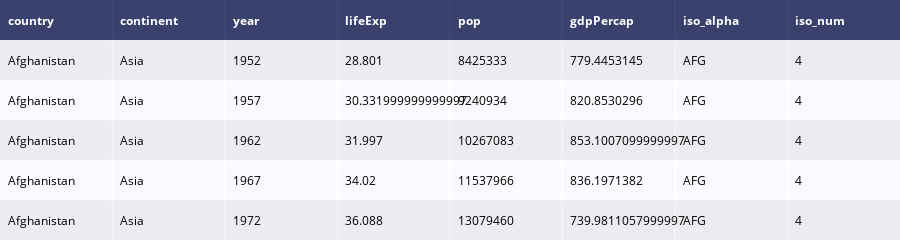

The notebook cell saved with this chart:
### Code cell
create_table(gapminder.head())

### Figure 1 — Plotly figure (JSON) as saved in the notebook; plotly's stock layout.template omitted (floating-point values rounded to 4 significant figures)
{"data": [{"colorscale": [[0, "#00083e"], [0.5, "#ededee"], [1, "#ffffff"]], "hoverinfo": "none", "opacity": 0.75, "showscale": false, "type": "heatmap", "z": [[0, 0, 0, 0, 0, 0, 0, 0], [0.5, 0.5, 0.5, 0.5, 0.5, 0.5, 0.5, 0.5], [1, 1, 1, 1, 1, 1, 1, 1], [0.5, 0.5, 0.5, 0.5, 0.5, 0.5, 0.5, 0.5], [1, 1, 1, 1, 1, 1, 1, 1], [0.5, 0.5, 0.5, 0.5, 0.5, 0.5, 0.5, 0.5]]}], "layout": {"annotations": [{"align": "left", "font": {"color": "#ffffff"}, "showarrow": false, "text": "<b>country</b>", "x": -0.45, "xanchor": "left", "xref": "x", "y": 0, "yref": "y"}, {"align": "left", "font": {"color": "#ffffff"}, "showarrow": false, "text": "<b>continent</b>", "x": 0.55, "xanchor": "left", "xref": "x", "y": 0, "yref": "y"}, {"align": "left", "font": {"color": "#ffffff"}, "showarrow": false, "text": "<b>year</b>", "x": 1.55, "xanchor": "left", "xref": "x", "y": 0, "yref": "y"}, {"align": "left", "font": {"color": "#ffffff"}, "showarrow": false, "text": "<b>lifeExp</b>", "x": 2.55, "xanchor": "left", "xref": "x", "y": 0, "yref": "y"}, {"align": "left", "font": {"color": "#ffffff"}, "showarrow": false, "text": "<b>pop</b>", "x": 3.55, "xanchor": "left", "xref": "x", "y": 0, "yref": "y"}, {"align": "left", "font": {"color": "#ffffff"}, "showarrow": false, "text": "<b>gdpPercap</b>", "x": 4.55, "xanchor": "left", "xref": "x", "y": 0, "yref": "y"}, {"align": "left", "font": {"color": "#ffffff"}, "showarrow": false, "text": "<b>iso_alpha</b>", "x": 5.55, "xanchor": "left", "xref": "x", "y": 0, "yref": "y"}, {"align": "left", "font": {"color": "#ffffff"}, "showarrow": false, "text": "<b>iso_num</b>", "x": 6.55, "xanchor": "left", "xref": "x", "y": 0, "yref": "y"}, {"align": "left", "font": {"color": "#000000"}, "showarrow": false, "text": "Afghanistan", "x": -0.45, "xanchor": "left", "xref": "x", "y": 1, "yref": "y"}, {"align": "left", "font": {"color": "#000000"}, "showarrow": false, "text": "Asia", "x": 0.55, "xanchor": "left", "xref": "x", "y": 1, "yref": "y"}, {"align": "left", "font": {"color": "#000000"}, "showarrow": false, "text": "1952", "x": 1.55, "xanchor": "left", "xref": "x", "y": 1, "yref": "y"}, {"align": "left", "font": {"color": "#000000"}, "showarrow": false, "text": "28.801", "x": 2.55, "xanchor": "left", "xref": "x", "y": 1, "yref": "y"}, {"align": "left", "font": {"color": "#000000"}, "showarrow": false, "text": "8425333", "x": 3.55, "xanchor": "left", "xref": "x", "y": 1, "yref": "y"}, {"align": "left", "font": {"color": "#000000"}, "showarrow": false, "text": "779.4453145", "x": 4.55, "xanchor": "left", "xref": "x", "y": 1, "yref": "y"}, {"align": "left", "font": {"color": "#000000"}, "showarrow": false, "text": "AFG", "x": 5.55, "xanchor": "left", "xref": "x", "y": 1, "yref": "y"}, {"align": "left", "font": {"color": "#000000"}, "showarrow": false, "text": "4", "x": 6.55, "xanchor": "left", "xref": "x", "y": 1, "yref": "y"}, {"align": "left", "font": {"color": "#000000"}, "showarrow": false, "text": "Afghanistan", "x": -0.45, "xanchor": "left", "xref": "x", "y": 2, "yref": "y"}, {"align": "left", "font": {"color": "#000000"}, "showarrow": false, "text": "Asia", "x": 0.55, "xanchor": "left", "xref": "x", "y": 2, "yref": "y"}, {"align": "left", "font": {"color": "#000000"}, "showarrow": false, "text": "1957", "x": 1.55, "xanchor": "left", "xref": "x", "y": 2, "yref": "y"}, {"align": "left", "font": {"color": "#000000"}, "showarrow": false, "text": "30.331999999999997", "x": 2.55, "xanchor": "left", "xref": "x", "y": 2, "yref": "y"}, {"align": "left", "font": {"color": "#000000"}, "showarrow": false, "text": "9240934", "x": 3.55, "xanchor": "left", "xref": "x", "y": 2, "yref": "y"}, {"align": "left", "font": {"color": "#000000"}, "showarrow": false, "text": "820.8530296", "x": 4.55, "xanchor": "left", "xref": "x", "y": 2, "yref": "y"}, {"align": "left", "font": {"color": "#000000"}, "showarrow": false, "text": "AFG", "x": 5.55, "xanchor": "left", "xref": "x", "y": 2, "yref": "y"}, {"align": "left", "font": {"color": "#000000"}, "showarrow": false, "text": "4", "x": 6.55, "xanchor": "left", "xref": "x", "y": 2, "yref": "y"}, {"align": "left", "font": {"color": "#000000"}, "showarrow": false, "text": "Afghanistan", "x": -0.45, "xanchor": "left", "xref": "x", "y": 3, "yref": "y"}, {"align": "left", "font": {"color": "#000000"}, "showarrow": false, "text": "Asia", "x": 0.55, "xanchor": "left", "xref": "x", "y": 3, "yref": "y"}, {"align": "left", "font": {"color": "#000000"}, "showarrow": false, "text": "1962", "x": 1.55, "xanchor": "left", "xref": "x", "y": 3, "yref": "y"}, {"align": "left", "font": {"color": "#000000"}, "showarrow": false, "text": "31.997", "x": 2.55, "xanchor": "left", "xref": "x", "y": 3, "yref": "y"}, {"align": "left", "font": {"color": "#000000"}, "showarrow": false, "text": "10267083", "x": 3.55, "xanchor": "left", "xref": "x", "y": 3, "yref": "y"}, {"align": "left", "font": {"color": "#000000"}, "showarrow": false, "text": "853.1007099999997", "x": 4.55, "xanchor": "left", "xref": "x", "y": 3, "yref": "y"}, {"align": "left", "font": {"color": "#000000"}, "showarrow": false, "text": "AFG", "x": 5.55, "xanchor": "left", "xref": "x", "y": 3, "yref": "y"}, {"align": "left", "font": {"color": "#000000"}, "showarrow": false, "text": "4", "x": 6.55, "xanchor": "left", "xref": "x", "y": 3, "yref": "y"}, {"align": "left", "font": {"color": "#000000"}, "showarrow": false, "text": "Afghanistan", "x": -0.45, "xanchor": "left", "xref": "x", "y": 4, "yref": "y"}, {"align": "left", "font": {"color": "#000000"}, "showarrow": false, "text": "Asia", "x": 0.55, "xanchor": "left", "xref": "x", "y": 4, "yref": "y"}, {"align": "left", "font": {"color": "#000000"}, "showarrow": false, "text": "1967", "x": 1.55, "xanchor": "left", "xref": "x", "y": 4, "yref": "y"}, {"align": "left", "font": {"color": "#000000"}, "showarrow": false, "text": "34.02", "x": 2.55, "xanchor": "left", "xref": "x", "y": 4, "yref": "y"}, {"align": "left", "font": {"color": "#000000"}, "showarrow": false, "text": "11537966", "x": 3.55, "xanchor": "left", "xref": "x", "y": 4, "yref": "y"}, {"align": "left", "font": {"color": "#000000"}, "showarrow": false, "text": "836.1971382", "x": 4.55, "xanchor": "left", "xref": "x", "y": 4, "yref": "y"}, {"align": "left", "font": {"color": "#000000"}, "showarrow": false, "text": "AFG", "x": 5.55, "xanchor": "left", "xref": "x", "y": 4, "yref": "y"}, {"align": "left", "font": {"color": "#000000"}, "showarrow": false, "text": "4", "x": 6.55, "xanchor": "left", "xref": "x", "y": 4, "yref": "y"}, {"align": "left", "font": {"color": "#000000"}, "showarrow": false, "text": "Afghanistan", "x": -0.45, "xanchor": "left", "xref": "x", "y": 5, "yref": "y"}, {"align": "left", "font": {"color": "#000000"}, "showarrow": false, "text": "Asia", "x": 0.55, "xanchor": "left", "xref": "x", "y": 5, "yref": "y"}, {"align": "left", "font": {"color": "#000000"}, "showarrow": false, "text": "1972", "x": 1.55, "xanchor": "left", "xref": "x", "y": 5, "yref": "y"}, {"align": "left", "font": {"color": "#000000"}, "showarrow": false, "text": "36.088", "x": 2.55, "xanchor": "left", "xref": "x", "y": 5, "yref": "y"}, {"align": "left", "font": {"color": "#000000"}, "showarrow": false, "text": "13079460", "x": 3.55, "xanchor": "left", "xref": "x", "y": 5, "yref": "y"}, {"align": "left", "font": {"color": "#000000"}, "showarrow": false, "text": "739.9811057999997", "x": 4.55, "xanchor": "left", "xref": "x", "y": 5, "yref": "y"}, {"align": "left", "font": {"color": "#000000"}, "showarrow": false, "text": "AFG", "x": 5.55, "xanchor": "left", "xref": "x", "y": 5, "yref": "y"}, {"align": "left", "font": {"color": "#000000"}, "showarrow": false, "text": "4", "x": 6.55, "xanchor": "left", "xref": "x", "y": 5, "yref": "y"}], "height": 230, "margin": {"b": 0, "l": 0, "r": 0, "t": 0}, "xaxis": {"dtick": 1, "gridwidth": 2, "showticklabels": false, "tick0": -0.5, "ticks": "", "zeroline": false}, "yaxis": {"autorange": "reversed", "dtick": 1, "gridwidth": 2, "showticklabels": false, "tick0": 0.5, "ticks": "", "zeroline": false}}}
